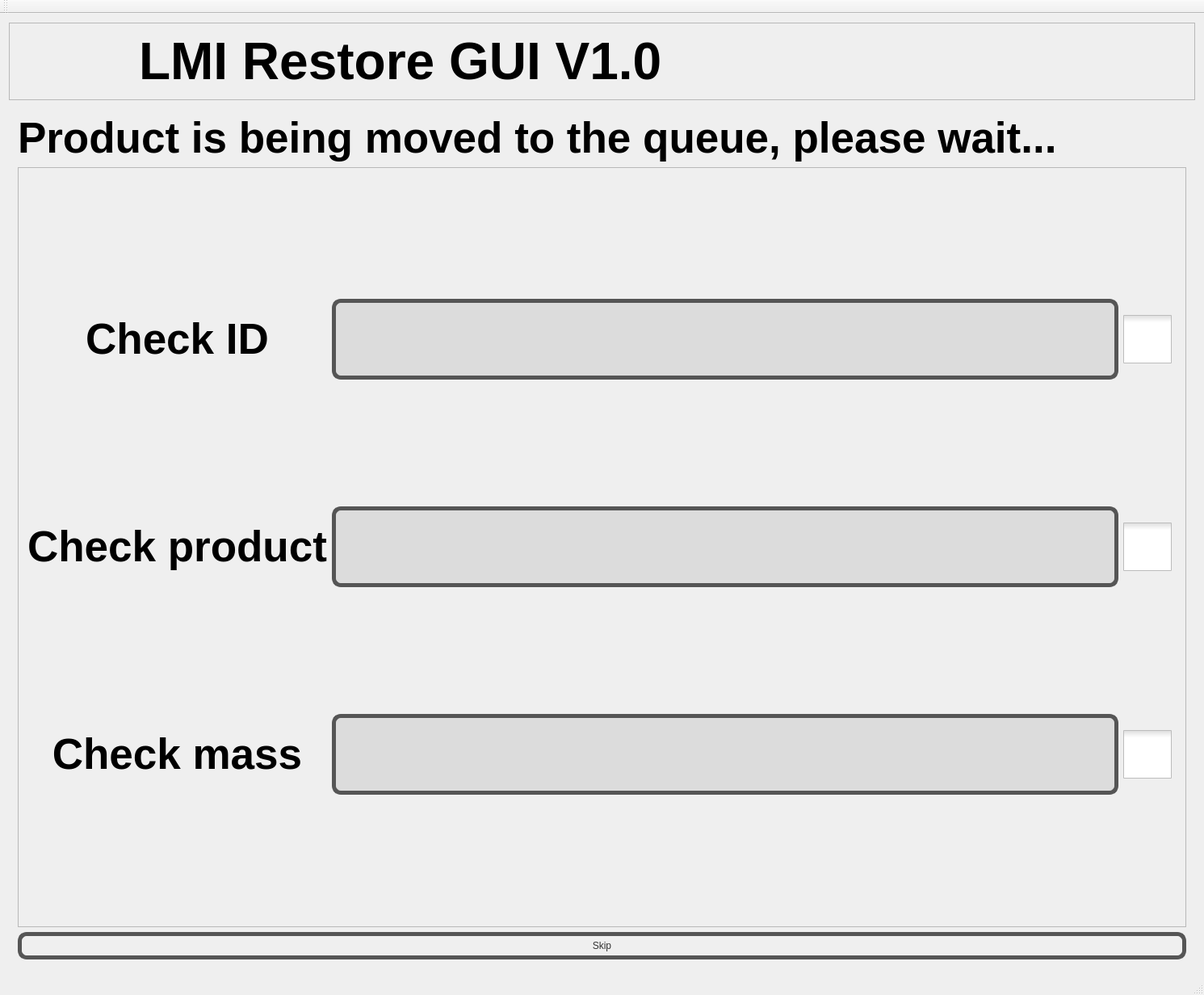
<?xml version="1.0" encoding="UTF-8"?>
<ui version="4.0">
 <class>MainWindow</class>
 <widget class="QMainWindow" name="MainWindow">
  <property name="geometry">
   <rect>
    <x>0</x>
    <y>0</y>
    <width>1491</width>
    <height>1232</height>
   </rect>
  </property>
  <property name="sizePolicy">
   <sizepolicy hsizetype="Minimum" vsizetype="Expanding">
    <horstretch>0</horstretch>
    <verstretch>0</verstretch>
   </sizepolicy>
  </property>
  <property name="windowTitle">
   <string>MainWindow</string>
  </property>
  <property name="layoutDirection">
   <enum>Qt::LeftToRight</enum>
  </property>
  <property name="styleSheet">
   <string notr="true">#MainWindow {
border: none;
background-image: url(:/images/Images/nut.jpg);
background-position: center;
}

QPushButton {
color: #333;
border: 5px solid #555;
border-radius: 11px;
padding: 5px;
background: qradialgradient(cx: 0.3, cy: -0.4,
fx: 0.3, fy: -0.4,
radius: 1.35, stop: 0 #fff, stop: 1 #888);
min-width: 80px;
}

QPushButton:pressed {
background: qradialgradient(cx: 0.4, cy: -0.1,
fx: 0.4, fy: -0.1,
radius: 1.35, stop: 0 #fff, stop: 1 #ddd);
}


#Home_button {
background-color: transparent;
border-image: url(:/images/Images/home.png);
background: none;
border: none;
background-repeat: none;
}

QLineEdit {
border: 5px solid #555;
border-radius: 11px;
padding: 5px;
}

QComboBox {
border: 5px solid #555;
border-radius: 11px;
padding: 5px;
}

QComboBox::drop-down 
{
    width: 50px;
}

QCheckBox::indicator {
     width: 60px;
     height: 60px;
 }

 QCheckBox::indicator:checked{
    image: url(:/images/Images/verify-sign_green.png);
  }

QCheckBox::indicator:unchecked{
    image: url(:/images/Images/Triple-dot_black.png);
  }

QTextEdit {
	background-color: #DCDCDC;
	border: 5px solid #555;
    border-radius: 11px;
}


</string>
  </property>
  <widget class="QWidget" name="centralWidget">
   <property name="sizePolicy">
    <sizepolicy hsizetype="Expanding" vsizetype="Expanding">
     <horstretch>0</horstretch>
     <verstretch>0</verstretch>
    </sizepolicy>
   </property>
   <layout class="QGridLayout" name="gridLayout">
    <item row="1" column="0">
     <widget class="QStackedWidget" name="Page_index">
      <property name="sizePolicy">
       <sizepolicy hsizetype="Expanding" vsizetype="Expanding">
        <horstretch>0</horstretch>
        <verstretch>0</verstretch>
       </sizepolicy>
      </property>
      <property name="currentIndex">
       <number>8</number>
      </property>
      <widget class="QWidget" name="Homepage">
       <property name="sizePolicy">
        <sizepolicy hsizetype="Expanding" vsizetype="Expanding">
         <horstretch>0</horstretch>
         <verstretch>0</verstretch>
        </sizepolicy>
       </property>
       <property name="font">
        <font>
         <pointsize>32</pointsize>
         <weight>50</weight>
         <bold>false</bold>
        </font>
       </property>
       <layout class="QGridLayout" name="gridLayout_2">
        <item row="1" column="0">
         <layout class="QVBoxLayout" name="verticalLayout_8">
          <item>
           <widget class="QFrame" name="frame_5">
            <property name="frameShape">
             <enum>QFrame::StyledPanel</enum>
            </property>
            <property name="frameShadow">
             <enum>QFrame::Raised</enum>
            </property>
            <layout class="QHBoxLayout" name="horizontalLayout_3">
             <item>
              <widget class="QPushButton" name="AddContainer_button">
               <property name="sizePolicy">
                <sizepolicy hsizetype="Minimum" vsizetype="Expanding">
                 <horstretch>0</horstretch>
                 <verstretch>0</verstretch>
                </sizepolicy>
               </property>
               <property name="maximumSize">
                <size>
                 <width>500</width>
                 <height>500</height>
                </size>
               </property>
               <property name="font">
                <font>
                 <pointsize>32</pointsize>
                 <weight>75</weight>
                 <bold>true</bold>
                </font>
               </property>
               <property name="text">
                <string>Add Container</string>
               </property>
              </widget>
             </item>
             <item>
              <spacer name="horizontalSpacer">
               <property name="orientation">
                <enum>Qt::Horizontal</enum>
               </property>
               <property name="sizeType">
                <enum>QSizePolicy::Fixed</enum>
               </property>
               <property name="sizeHint" stdset="0">
                <size>
                 <width>150</width>
                 <height>20</height>
                </size>
               </property>
              </spacer>
             </item>
             <item>
              <widget class="QPushButton" name="RequestContainer_buton">
               <property name="sizePolicy">
                <sizepolicy hsizetype="Minimum" vsizetype="Expanding">
                 <horstretch>0</horstretch>
                 <verstretch>0</verstretch>
                </sizepolicy>
               </property>
               <property name="maximumSize">
                <size>
                 <width>500</width>
                 <height>500</height>
                </size>
               </property>
               <property name="font">
                <font>
                 <pointsize>32</pointsize>
                 <weight>75</weight>
                 <bold>true</bold>
                </font>
               </property>
               <property name="text">
                <string>Request container</string>
               </property>
              </widget>
             </item>
            </layout>
           </widget>
          </item>
         </layout>
        </item>
        <item row="3" column="0">
         <widget class="QPushButton" name="RoutineScan_button">
          <property name="font">
           <font>
            <pointsize>40</pointsize>
            <weight>75</weight>
            <bold>true</bold>
           </font>
          </property>
          <property name="text">
           <string>Routine scan</string>
          </property>
         </widget>
        </item>
       </layout>
      </widget>
      <widget class="QWidget" name="add_container_page1">
       <property name="sizePolicy">
        <sizepolicy hsizetype="Expanding" vsizetype="Expanding">
         <horstretch>0</horstretch>
         <verstretch>0</verstretch>
        </sizepolicy>
       </property>
       <property name="font">
        <font>
         <pointsize>24</pointsize>
        </font>
       </property>
       <layout class="QGridLayout" name="gridLayout_8">
        <item row="0" column="0">
         <layout class="QVBoxLayout" name="verticalLayout">
          <item>
           <widget class="QFrame" name="frame_2">
            <property name="sizePolicy">
             <sizepolicy hsizetype="Preferred" vsizetype="Fixed">
              <horstretch>0</horstretch>
              <verstretch>0</verstretch>
             </sizepolicy>
            </property>
            <property name="frameShape">
             <enum>QFrame::StyledPanel</enum>
            </property>
            <property name="frameShadow">
             <enum>QFrame::Raised</enum>
            </property>
            <layout class="QFormLayout" name="formLayout_2">
             <item row="6" column="0">
              <widget class="QLabel" name="label">
               <property name="sizePolicy">
                <sizepolicy hsizetype="Minimum" vsizetype="Expanding">
                 <horstretch>0</horstretch>
                 <verstretch>0</verstretch>
                </sizepolicy>
               </property>
               <property name="font">
                <font>
                 <pointsize>40</pointsize>
                 <weight>75</weight>
                 <bold>true</bold>
                </font>
               </property>
               <property name="text">
                <string>Product name:</string>
               </property>
              </widget>
             </item>
             <item row="6" column="1">
              <widget class="QLineEdit" name="ProductName_LineEdit">
               <property name="sizePolicy">
                <sizepolicy hsizetype="Minimum" vsizetype="Expanding">
                 <horstretch>0</horstretch>
                 <verstretch>0</verstretch>
                </sizepolicy>
               </property>
              </widget>
             </item>
             <item row="7" column="0">
              <widget class="QLabel" name="label_2">
               <property name="sizePolicy">
                <sizepolicy hsizetype="Minimum" vsizetype="Expanding">
                 <horstretch>0</horstretch>
                 <verstretch>0</verstretch>
                </sizepolicy>
               </property>
               <property name="font">
                <font>
                 <pointsize>40</pointsize>
                 <weight>75</weight>
                 <bold>true</bold>
                </font>
               </property>
               <property name="text">
                <string>To be placed at coordinate:</string>
               </property>
              </widget>
             </item>
             <item row="7" column="1">
              <widget class="QComboBox" name="Coordinate_ComboBox">
               <property name="sizePolicy">
                <sizepolicy hsizetype="Minimum" vsizetype="Expanding">
                 <horstretch>0</horstretch>
                 <verstretch>0</verstretch>
                </sizepolicy>
               </property>
              </widget>
             </item>
             <item row="8" column="0" colspan="2">
              <widget class="QPushButton" name="Ack1AddContainer_button">
               <property name="font">
                <font>
                 <pointsize>40</pointsize>
                 <weight>75</weight>
                 <bold>true</bold>
                </font>
               </property>
               <property name="text">
                <string>OK</string>
               </property>
              </widget>
             </item>
            </layout>
           </widget>
          </item>
          <item>
           <widget class="QFrame" name="frame">
            <property name="sizePolicy">
             <sizepolicy hsizetype="Minimum" vsizetype="Expanding">
              <horstretch>0</horstretch>
              <verstretch>0</verstretch>
             </sizepolicy>
            </property>
            <property name="frameShape">
             <enum>QFrame::StyledPanel</enum>
            </property>
            <property name="frameShadow">
             <enum>QFrame::Raised</enum>
            </property>
            <layout class="QVBoxLayout" name="verticalLayout_2">
             <item>
              <widget class="QLabel" name="Picture_2">
               <property name="sizePolicy">
                <sizepolicy hsizetype="Minimum" vsizetype="Expanding">
                 <horstretch>0</horstretch>
                 <verstretch>0</verstretch>
                </sizepolicy>
               </property>
               <property name="maximumSize">
                <size>
                 <width>1350</width>
                 <height>16777215</height>
                </size>
               </property>
               <property name="text">
                <string/>
               </property>
               <property name="pixmap">
                <pixmap resource="images.qrc">:/images/Images/Storage unit empty robot side.png</pixmap>
               </property>
               <property name="scaledContents">
                <bool>true</bool>
               </property>
               <property name="alignment">
                <set>Qt::AlignCenter</set>
               </property>
              </widget>
             </item>
            </layout>
           </widget>
          </item>
         </layout>
        </item>
       </layout>
      </widget>
      <widget class="QWidget" name="add_container_page2">
       <layout class="QGridLayout" name="gridLayout_4">
        <item row="8" column="0">
         <widget class="QPushButton" name="Skip1AddContainer_button">
          <property name="enabled">
           <bool>true</bool>
          </property>
          <property name="text">
           <string>SKIP</string>
          </property>
          <property name="default">
           <bool>false</bool>
          </property>
          <property name="flat">
           <bool>false</bool>
          </property>
         </widget>
        </item>
        <item row="7" column="0">
         <widget class="QLabel" name="label_4">
          <property name="font">
           <font>
            <pointsize>48</pointsize>
            <weight>75</weight>
            <bold>true</bold>
           </font>
          </property>
          <property name="text">
           <string>Robot is being positioned, Please wait...</string>
          </property>
          <property name="alignment">
           <set>Qt::AlignCenter</set>
          </property>
         </widget>
        </item>
       </layout>
      </widget>
      <widget class="QWidget" name="add_container_page3">
       <layout class="QGridLayout" name="gridLayout_5">
        <item row="2" column="0">
         <widget class="QPushButton" name="Ack2AddContainer_button">
          <property name="sizePolicy">
           <sizepolicy hsizetype="Minimum" vsizetype="Maximum">
            <horstretch>0</horstretch>
            <verstretch>0</verstretch>
           </sizepolicy>
          </property>
          <property name="font">
           <font>
            <pointsize>40</pointsize>
            <weight>75</weight>
            <bold>true</bold>
           </font>
          </property>
          <property name="text">
           <string>OK</string>
          </property>
         </widget>
        </item>
        <item row="1" column="0">
         <widget class="QLabel" name="label_5">
          <property name="maximumSize">
           <size>
            <width>16777215</width>
            <height>500</height>
           </size>
          </property>
          <property name="font">
           <font>
            <pointsize>40</pointsize>
            <weight>75</weight>
            <bold>true</bold>
           </font>
          </property>
          <property name="text">
           <string>Place container on the arm and press the &quot;OK&quot; button.</string>
          </property>
          <property name="alignment">
           <set>Qt::AlignCenter</set>
          </property>
         </widget>
        </item>
       </layout>
      </widget>
      <widget class="QWidget" name="add_container_page4">
       <layout class="QVBoxLayout" name="verticalLayout_3">
        <item>
         <widget class="QLabel" name="label_3">
          <property name="font">
           <font>
            <pointsize>40</pointsize>
            <weight>75</weight>
            <bold>true</bold>
           </font>
          </property>
          <property name="text">
           <string>Container is being moved to the queue,</string>
          </property>
          <property name="alignment">
           <set>Qt::AlignBottom|Qt::AlignHCenter</set>
          </property>
         </widget>
        </item>
        <item>
         <widget class="QLabel" name="label_6">
          <property name="font">
           <font>
            <pointsize>40</pointsize>
            <weight>75</weight>
            <bold>true</bold>
           </font>
          </property>
          <property name="text">
           <string>checking the barcode and mass...</string>
          </property>
          <property name="alignment">
           <set>Qt::AlignHCenter|Qt::AlignTop</set>
          </property>
         </widget>
        </item>
        <item>
         <widget class="QFrame" name="frame_3">
          <property name="frameShape">
           <enum>QFrame::StyledPanel</enum>
          </property>
          <property name="frameShadow">
           <enum>QFrame::Raised</enum>
          </property>
          <layout class="QGridLayout" name="gridLayout_3">
           <item row="1" column="1">
            <widget class="QTextEdit" name="Mass_TextEdit">
             <property name="maximumSize">
              <size>
               <width>16777215</width>
               <height>100</height>
              </size>
             </property>
            </widget>
           </item>
           <item row="0" column="0">
            <widget class="QLabel" name="label_7">
             <property name="font">
              <font>
               <pointsize>40</pointsize>
               <weight>75</weight>
               <bold>true</bold>
              </font>
             </property>
             <property name="text">
              <string>Check ID (barcode)</string>
             </property>
             <property name="alignment">
              <set>Qt::AlignCenter</set>
             </property>
            </widget>
           </item>
           <item row="0" column="1">
            <widget class="QTextEdit" name="BarcodeID_TextEdit">
             <property name="maximumSize">
              <size>
               <width>16777215</width>
               <height>100</height>
              </size>
             </property>
            </widget>
           </item>
           <item row="1" column="0">
            <widget class="QLabel" name="label_8">
             <property name="font">
              <font>
               <pointsize>40</pointsize>
               <weight>75</weight>
               <bold>true</bold>
              </font>
             </property>
             <property name="text">
              <string>Check mass</string>
             </property>
             <property name="alignment">
              <set>Qt::AlignCenter</set>
             </property>
            </widget>
           </item>
           <item row="1" column="2">
            <widget class="QCheckBox" name="Mass_CheckBox">
             <property name="text">
              <string/>
             </property>
            </widget>
           </item>
           <item row="0" column="2">
            <widget class="QCheckBox" name="BarcodeID_CheckBox">
             <property name="enabled">
              <bool>true</bool>
             </property>
             <property name="sizePolicy">
              <sizepolicy hsizetype="Minimum" vsizetype="Fixed">
               <horstretch>0</horstretch>
               <verstretch>0</verstretch>
              </sizepolicy>
             </property>
             <property name="font">
              <font>
               <pointsize>40</pointsize>
               <weight>50</weight>
               <bold>false</bold>
              </font>
             </property>
             <property name="autoFillBackground">
              <bool>false</bool>
             </property>
             <property name="text">
              <string/>
             </property>
             <property name="checkable">
              <bool>true</bool>
             </property>
             <property name="checked">
              <bool>false</bool>
             </property>
            </widget>
           </item>
           <item row="2" column="0">
            <widget class="QPushButton" name="Skip2AddContainer_button">
             <property name="text">
              <string>Skip</string>
             </property>
            </widget>
           </item>
          </layout>
         </widget>
        </item>
       </layout>
      </widget>
      <widget class="QWidget" name="add_container_page5">
       <layout class="QGridLayout" name="gridLayout_6">
        <item row="0" column="0">
         <widget class="QLabel" name="label_9">
          <property name="font">
           <font>
            <pointsize>40</pointsize>
            <weight>75</weight>
            <bold>true</bold>
           </font>
          </property>
          <property name="text">
           <string>Container is being moved to the storage, please wait...</string>
          </property>
          <property name="alignment">
           <set>Qt::AlignCenter</set>
          </property>
         </widget>
        </item>
        <item row="1" column="0">
         <widget class="QPushButton" name="Skip3AddContainer_button">
          <property name="text">
           <string>Skip</string>
          </property>
         </widget>
        </item>
       </layout>
      </widget>
      <widget class="QWidget" name="add_container_page6">
       <layout class="QVBoxLayout" name="verticalLayout_5">
        <item>
         <widget class="QLabel" name="label_10">
          <property name="font">
           <font>
            <pointsize>40</pointsize>
            <weight>75</weight>
            <bold>true</bold>
           </font>
          </property>
          <property name="text">
           <string>The container was placed succesfully!</string>
          </property>
          <property name="alignment">
           <set>Qt::AlignCenter</set>
          </property>
         </widget>
        </item>
        <item>
         <widget class="QPushButton" name="BackToHome_button">
          <property name="sizePolicy">
           <sizepolicy hsizetype="Minimum" vsizetype="Fixed">
            <horstretch>0</horstretch>
            <verstretch>0</verstretch>
           </sizepolicy>
          </property>
          <property name="maximumSize">
           <size>
            <width>16777215</width>
            <height>300</height>
           </size>
          </property>
          <property name="font">
           <font>
            <pointsize>40</pointsize>
            <weight>75</weight>
            <bold>true</bold>
           </font>
          </property>
          <property name="text">
           <string>Return to home menu</string>
          </property>
         </widget>
        </item>
       </layout>
      </widget>
      <widget class="QWidget" name="request_container_page1">
       <layout class="QGridLayout" name="gridLayout_7">
        <item row="0" column="0">
         <widget class="QLabel" name="label_11">
          <property name="font">
           <font>
            <pointsize>40</pointsize>
            <weight>75</weight>
            <bold>true</bold>
           </font>
          </property>
          <property name="text">
           <string>Search product</string>
          </property>
          <property name="alignment">
           <set>Qt::AlignCenter</set>
          </property>
         </widget>
        </item>
        <item row="0" column="1">
         <widget class="QComboBox" name="ProductSearch_comboBox">
          <property name="maximumSize">
           <size>
            <width>16777215</width>
            <height>100</height>
           </size>
          </property>
          <property name="cursor">
           <cursorShape>PointingHandCursor</cursorShape>
          </property>
          <property name="editable">
           <bool>true</bool>
          </property>
          <property name="maxVisibleItems">
           <number>100</number>
          </property>
         </widget>
        </item>
        <item row="1" column="0" colspan="2">
         <widget class="QPushButton" name="pushButton">
          <property name="sizePolicy">
           <sizepolicy hsizetype="Expanding" vsizetype="Fixed">
            <horstretch>0</horstretch>
            <verstretch>0</verstretch>
           </sizepolicy>
          </property>
          <property name="maximumSize">
           <size>
            <width>16777215</width>
            <height>300</height>
           </size>
          </property>
          <property name="font">
           <font>
            <pointsize>40</pointsize>
            <weight>75</weight>
            <bold>true</bold>
           </font>
          </property>
          <property name="text">
           <string>Request container</string>
          </property>
         </widget>
        </item>
       </layout>
      </widget>
      <widget class="QWidget" name="request_container_page2">
       <layout class="QVBoxLayout" name="verticalLayout_4">
        <item>
         <widget class="QLabel" name="label_12">
          <property name="sizePolicy">
           <sizepolicy hsizetype="Maximum" vsizetype="Fixed">
            <horstretch>0</horstretch>
            <verstretch>0</verstretch>
           </sizepolicy>
          </property>
          <property name="maximumSize">
           <size>
            <width>1500</width>
            <height>16777215</height>
           </size>
          </property>
          <property name="font">
           <font>
            <pointsize>40</pointsize>
            <weight>75</weight>
            <bold>true</bold>
           </font>
          </property>
          <property name="text">
           <string>Product is being moved to the queue, please wait...</string>
          </property>
          <property name="scaledContents">
           <bool>false</bool>
          </property>
          <property name="wordWrap">
           <bool>false</bool>
          </property>
         </widget>
        </item>
        <item>
         <widget class="QFrame" name="frame_4">
          <property name="frameShape">
           <enum>QFrame::StyledPanel</enum>
          </property>
          <property name="frameShadow">
           <enum>QFrame::Raised</enum>
          </property>
          <layout class="QGridLayout" name="gridLayout_9">
           <item row="2" column="2">
            <widget class="QTextEdit" name="Mass_TextEdit2">
             <property name="maximumSize">
              <size>
               <width>16777215</width>
               <height>100</height>
              </size>
             </property>
            </widget>
           </item>
           <item row="0" column="0">
            <widget class="QLabel" name="label_15">
             <property name="font">
              <font>
               <pointsize>40</pointsize>
               <weight>75</weight>
               <bold>true</bold>
              </font>
             </property>
             <property name="text">
              <string>Check ID</string>
             </property>
             <property name="alignment">
              <set>Qt::AlignCenter</set>
             </property>
            </widget>
           </item>
           <item row="0" column="3">
            <widget class="QCheckBox" name="Product_CheckBox">
             <property name="text">
              <string/>
             </property>
            </widget>
           </item>
           <item row="2" column="0">
            <widget class="QLabel" name="label_13">
             <property name="font">
              <font>
               <pointsize>40</pointsize>
               <weight>75</weight>
               <bold>true</bold>
              </font>
             </property>
             <property name="text">
              <string>Check mass</string>
             </property>
             <property name="alignment">
              <set>Qt::AlignCenter</set>
             </property>
            </widget>
           </item>
           <item row="1" column="0">
            <widget class="QLabel" name="label_14">
             <property name="maximumSize">
              <size>
               <width>450</width>
               <height>16777215</height>
              </size>
             </property>
             <property name="font">
              <font>
               <pointsize>40</pointsize>
               <weight>75</weight>
               <bold>true</bold>
              </font>
             </property>
             <property name="text">
              <string>Check product</string>
             </property>
             <property name="alignment">
              <set>Qt::AlignCenter</set>
             </property>
            </widget>
           </item>
           <item row="2" column="3">
            <widget class="QCheckBox" name="Mass_CheckBox_2">
             <property name="text">
              <string/>
             </property>
            </widget>
           </item>
           <item row="1" column="3">
            <widget class="QCheckBox" name="ID_CheckBox">
             <property name="text">
              <string/>
             </property>
            </widget>
           </item>
           <item row="0" column="2">
            <widget class="QTextEdit" name="ProductID_TextEdit">
             <property name="sizePolicy">
              <sizepolicy hsizetype="Expanding" vsizetype="Fixed">
               <horstretch>0</horstretch>
               <verstretch>0</verstretch>
              </sizepolicy>
             </property>
             <property name="maximumSize">
              <size>
               <width>16777215</width>
               <height>100</height>
              </size>
             </property>
             <property name="font">
              <font>
               <pointsize>6</pointsize>
              </font>
             </property>
            </widget>
           </item>
           <item row="1" column="2">
            <widget class="QTextEdit" name="ProductName_TextEdit">
             <property name="maximumSize">
              <size>
               <width>16777215</width>
               <height>100</height>
              </size>
             </property>
            </widget>
           </item>
          </layout>
         </widget>
        </item>
        <item>
         <widget class="QPushButton" name="Skip1RequestContainer_Button">
          <property name="text">
           <string>Skip</string>
          </property>
         </widget>
        </item>
       </layout>
      </widget>
      <widget class="QWidget" name="request_container_page3">
       <layout class="QVBoxLayout" name="verticalLayout_6">
        <item>
         <widget class="QLabel" name="label_16">
          <property name="font">
           <font>
            <pointsize>38</pointsize>
            <weight>75</weight>
            <bold>true</bold>
           </font>
          </property>
          <property name="text">
           <string>Container is being moved to pick-up point, Please wait…</string>
          </property>
          <property name="alignment">
           <set>Qt::AlignCenter</set>
          </property>
         </widget>
        </item>
        <item>
         <widget class="QPushButton" name="Skip2RequestContainer_Button">
          <property name="text">
           <string>Skip</string>
          </property>
         </widget>
        </item>
       </layout>
      </widget>
      <widget class="QWidget" name="request_container_page4">
       <layout class="QVBoxLayout" name="verticalLayout_7">
        <item>
         <widget class="QLabel" name="label_17">
          <property name="font">
           <font>
            <pointsize>40</pointsize>
            <weight>75</weight>
            <bold>true</bold>
           </font>
          </property>
          <property name="text">
           <string>Please remove your product ;)</string>
          </property>
          <property name="alignment">
           <set>Qt::AlignCenter</set>
          </property>
         </widget>
        </item>
        <item>
         <widget class="QPushButton" name="BackToHome_button2">
          <property name="maximumSize">
           <size>
            <width>16777215</width>
            <height>300</height>
           </size>
          </property>
          <property name="font">
           <font>
            <pointsize>40</pointsize>
            <weight>75</weight>
            <bold>true</bold>
           </font>
          </property>
          <property name="cursor">
           <cursorShape>PointingHandCursor</cursorShape>
          </property>
          <property name="text">
           <string>Return to home menu</string>
          </property>
         </widget>
        </item>
       </layout>
      </widget>
      <widget class="QWidget" name="routine_scan_page1">
       <layout class="QVBoxLayout" name="verticalLayout_9">
        <item>
         <widget class="QLabel" name="label_18">
          <property name="font">
           <font>
            <pointsize>40</pointsize>
            <weight>75</weight>
            <bold>true</bold>
           </font>
          </property>
          <property name="text">
           <string>Routine scan is being executed, please wait...</string>
          </property>
          <property name="alignment">
           <set>Qt::AlignCenter</set>
          </property>
         </widget>
        </item>
        <item>
         <widget class="QPushButton" name="Skip1RoutineScan">
          <property name="text">
           <string>Skip</string>
          </property>
         </widget>
        </item>
       </layout>
      </widget>
      <widget class="QWidget" name="routine_scan_page2">
       <layout class="QVBoxLayout" name="verticalLayout_10">
        <item>
         <widget class="QLabel" name="label_19">
          <property name="font">
           <font>
            <pointsize>40</pointsize>
            <weight>75</weight>
            <bold>true</bold>
           </font>
          </property>
          <property name="text">
           <string>Finished the routine scan!</string>
          </property>
          <property name="alignment">
           <set>Qt::AlignCenter</set>
          </property>
         </widget>
        </item>
        <item>
         <widget class="QPushButton" name="BackToHome_button3">
          <property name="maximumSize">
           <size>
            <width>16777215</width>
            <height>300</height>
           </size>
          </property>
          <property name="font">
           <font>
            <pointsize>40</pointsize>
            <weight>75</weight>
            <bold>true</bold>
           </font>
          </property>
          <property name="text">
           <string>Return to home menu</string>
          </property>
         </widget>
        </item>
       </layout>
      </widget>
     </widget>
    </item>
    <item row="0" column="0">
     <widget class="QFrame" name="Top_Frame">
      <property name="sizePolicy">
       <sizepolicy hsizetype="Expanding" vsizetype="Maximum">
        <horstretch>0</horstretch>
        <verstretch>0</verstretch>
       </sizepolicy>
      </property>
      <property name="maximumSize">
       <size>
        <width>16777215</width>
        <height>300</height>
       </size>
      </property>
      <property name="font">
       <font>
        <pointsize>32</pointsize>
       </font>
      </property>
      <property name="frameShape">
       <enum>QFrame::StyledPanel</enum>
      </property>
      <property name="frameShadow">
       <enum>QFrame::Raised</enum>
      </property>
      <layout class="QHBoxLayout" name="horizontalLayout">
       <item>
        <widget class="QLabel" name="Head_label">
         <property name="sizePolicy">
          <sizepolicy hsizetype="Expanding" vsizetype="Expanding">
           <horstretch>0</horstretch>
           <verstretch>0</verstretch>
          </sizepolicy>
         </property>
         <property name="minimumSize">
          <size>
           <width>600</width>
           <height>0</height>
          </size>
         </property>
         <property name="maximumSize">
          <size>
           <width>900</width>
           <height>500</height>
          </size>
         </property>
         <property name="font">
          <font>
           <pointsize>48</pointsize>
           <weight>75</weight>
           <bold>true</bold>
          </font>
         </property>
         <property name="text">
          <string>LMI Restore GUI V1.0</string>
         </property>
         <property name="alignment">
          <set>Qt::AlignLeading|Qt::AlignLeft|Qt::AlignVCenter</set>
         </property>
        </widget>
       </item>
       <item>
        <widget class="QPushButton" name="Home_button">
         <property name="sizePolicy">
          <sizepolicy hsizetype="Maximum" vsizetype="Expanding">
           <horstretch>1</horstretch>
           <verstretch>0</verstretch>
          </sizepolicy>
         </property>
         <property name="maximumSize">
          <size>
           <width>50</width>
           <height>16777215</height>
          </size>
         </property>
         <property name="cursor">
          <cursorShape>PointingHandCursor</cursorShape>
         </property>
         <property name="text">
          <string/>
         </property>
        </widget>
       </item>
      </layout>
     </widget>
    </item>
   </layout>
  </widget>
  <widget class="QMenuBar" name="menuBar">
   <property name="geometry">
    <rect>
     <x>0</x>
     <y>0</y>
     <width>1491</width>
     <height>21</height>
    </rect>
   </property>
  </widget>
  <widget class="QToolBar" name="mainToolBar">
   <attribute name="toolBarArea">
    <enum>TopToolBarArea</enum>
   </attribute>
   <attribute name="toolBarBreak">
    <bool>false</bool>
   </attribute>
  </widget>
  <widget class="QStatusBar" name="statusBar"/>
 </widget>
 <layoutdefault spacing="6" margin="11"/>
 <resources>
  <include location="images.qrc"/>
 </resources>
 <connections/>
</ui>
